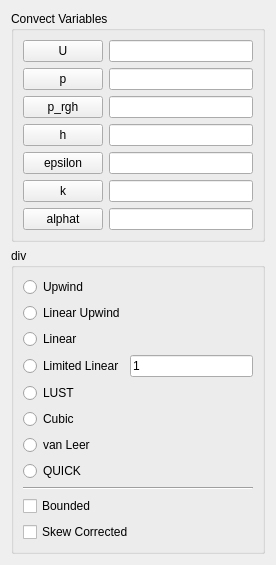
<?xml version="1.0" encoding="UTF-8"?>
<ui version="4.0">
 <class>Form</class>
 <widget class="QWidget" name="Form">
  <property name="geometry">
   <rect>
    <x>0</x>
    <y>0</y>
    <width>276</width>
    <height>533</height>
   </rect>
  </property>
  <property name="windowTitle">
   <string>Form</string>
  </property>
  <layout class="QVBoxLayout" name="verticalLayout_2">
   <item>
    <widget class="QGroupBox" name="groupBox_2">
     <property name="title">
      <string>Convect Variables</string>
     </property>
     <layout class="QGridLayout" name="gridLayout">
      <item row="3" column="1">
       <widget class="QLineEdit" name="divhInput"/>
      </item>
      <item row="4" column="0">
       <widget class="QPushButton" name="divepsilonBtn">
        <property name="text">
         <string>epsilon</string>
        </property>
        <property name="checkable">
         <bool>true</bool>
        </property>
       </widget>
      </item>
      <item row="1" column="0">
       <widget class="QPushButton" name="divpBtn">
        <property name="text">
         <string>p</string>
        </property>
        <property name="checkable">
         <bool>true</bool>
        </property>
       </widget>
      </item>
      <item row="0" column="1">
       <widget class="QLineEdit" name="divUInput"/>
      </item>
      <item row="3" column="0">
       <widget class="QPushButton" name="divhBtn">
        <property name="text">
         <string>h</string>
        </property>
        <property name="checkable">
         <bool>true</bool>
        </property>
       </widget>
      </item>
      <item row="0" column="0">
       <widget class="QPushButton" name="divUBtn">
        <property name="text">
         <string>U</string>
        </property>
        <property name="checkable">
         <bool>true</bool>
        </property>
       </widget>
      </item>
      <item row="2" column="0">
       <widget class="QPushButton" name="divp_rghBtn">
        <property name="text">
         <string>p_rgh</string>
        </property>
        <property name="checkable">
         <bool>true</bool>
        </property>
       </widget>
      </item>
      <item row="1" column="1">
       <widget class="QLineEdit" name="divpInput"/>
      </item>
      <item row="2" column="1">
       <widget class="QLineEdit" name="Inputp_rghInput"/>
      </item>
      <item row="4" column="1">
       <widget class="QLineEdit" name="divepsilonInput"/>
      </item>
      <item row="5" column="1">
       <widget class="QLineEdit" name="divkInput"/>
      </item>
      <item row="5" column="0">
       <widget class="QPushButton" name="divkBtn">
        <property name="text">
         <string>k</string>
        </property>
        <property name="checkable">
         <bool>true</bool>
        </property>
       </widget>
      </item>
      <item row="6" column="0">
       <widget class="QPushButton" name="divalphatBtn">
        <property name="text">
         <string>alphat</string>
        </property>
        <property name="checkable">
         <bool>true</bool>
        </property>
       </widget>
      </item>
      <item row="6" column="1">
       <widget class="QLineEdit" name="divalphatInput"/>
      </item>
     </layout>
    </widget>
   </item>
   <item>
    <widget class="QGroupBox" name="groupBox">
     <property name="title">
      <string>div</string>
     </property>
     <layout class="QVBoxLayout" name="verticalLayout">
      <item>
       <widget class="QRadioButton" name="divUpwindRadChecBox">
        <property name="text">
         <string>Upwind</string>
        </property>
       </widget>
      </item>
      <item>
       <widget class="QRadioButton" name="divLinerUpwindChecBox">
        <property name="text">
         <string>Linear Upwind</string>
        </property>
       </widget>
      </item>
      <item>
       <widget class="QRadioButton" name="divLinearChecBox">
        <property name="text">
         <string>Linear</string>
        </property>
       </widget>
      </item>
      <item>
       <layout class="QHBoxLayout" name="horizontalLayout">
        <item>
         <widget class="QRadioButton" name="divLimiteLinearRadBtn">
          <property name="text">
           <string>Limited Linear</string>
          </property>
         </widget>
        </item>
        <item>
         <widget class="QLineEdit" name="divLimitLinearEffiInput">
          <property name="text">
           <string>1</string>
          </property>
         </widget>
        </item>
       </layout>
      </item>
      <item>
       <widget class="QRadioButton" name="divLUSTChecBox">
        <property name="text">
         <string>LUST</string>
        </property>
       </widget>
      </item>
      <item>
       <widget class="QRadioButton" name="divCubicChecBox">
        <property name="text">
         <string>Cubic</string>
        </property>
       </widget>
      </item>
      <item>
       <widget class="QRadioButton" name="divVanLeerChecBox">
        <property name="text">
         <string>van Leer</string>
        </property>
       </widget>
      </item>
      <item>
       <widget class="QRadioButton" name="divQUICKChecBox">
        <property name="text">
         <string>QUICK</string>
        </property>
       </widget>
      </item>
      <item>
       <widget class="Line" name="line">
        <property name="orientation">
         <enum>Qt::Horizontal</enum>
        </property>
       </widget>
      </item>
      <item>
       <widget class="QCheckBox" name="divBoundedChecBox">
        <property name="text">
         <string>Bounded</string>
        </property>
       </widget>
      </item>
      <item>
       <widget class="QCheckBox" name="divSkewCorrectChecBox">
        <property name="text">
         <string>Skew Corrected</string>
        </property>
       </widget>
      </item>
     </layout>
    </widget>
   </item>
  </layout>
 </widget>
 <resources/>
 <connections/>
</ui>
